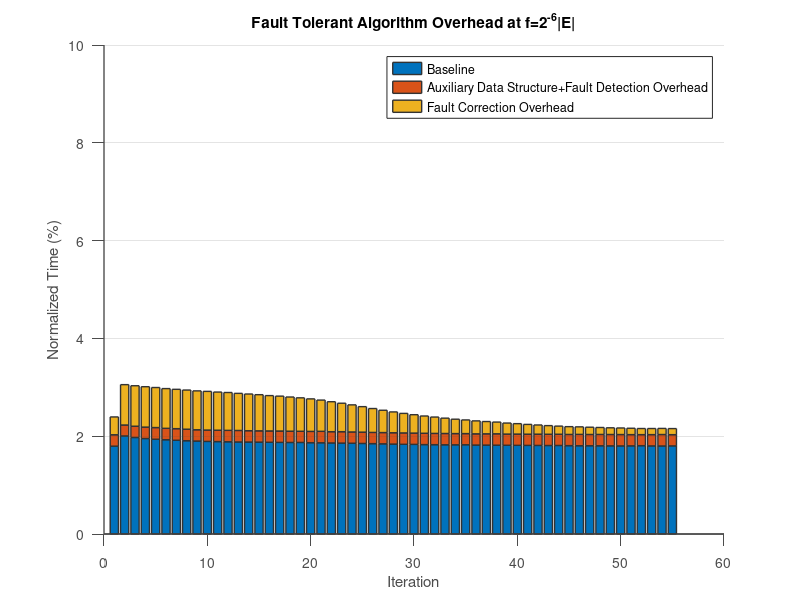

This chart was generated by the following MATLAB code: (Note: this script raises an error after producing the figure.)
%% read teh data 
AS = csvread('audikw_overhead_iteration.csv');


% draw the figure 
figure;

bar(100*AS,'stacked','EdgeColor',[.2 .2 .2],'LineWidth',1.02);

%%
hTitle  = title ('Fault Tolerant Algorithm Overhead at f=2^{-6}|E|');
hXLabel = xlabel('Iteration'                     );
hYLabel = ylabel('Normalized Time (%)');    


% set(gca,'XLim',[0, 16]);
% set(gca,'YLim',[-10, 400]);
set(gca,'YLim',[0, 10]);

set(gcf, 'Color', 'w'); %setting the back ground color

% set(gca, 'XTickLabel',GraphNames);

% xticklabel_rotate([],45);


set(gca, ...
  'Box'         , 'off'     , ...
  'TickDir'     , 'out'     , ...
  'TickLength'  , [.02 .02] , ...
  'XMinorTick'  , 'off'      , ...
  'YMinorTick'  , 'off'      , ...
  'YGrid'       , 'on'      , ...
  'XColor'      , [.3 .3 .3], ...
  'YColor'      , [.3 .3 .3], ...
  'LineWidth'   , 1         );

legend('Baseline' ,'Auxiliary Data Structure+Fault Detection Overhead','Fault Correction Overhead') 
colormap hsv(4);